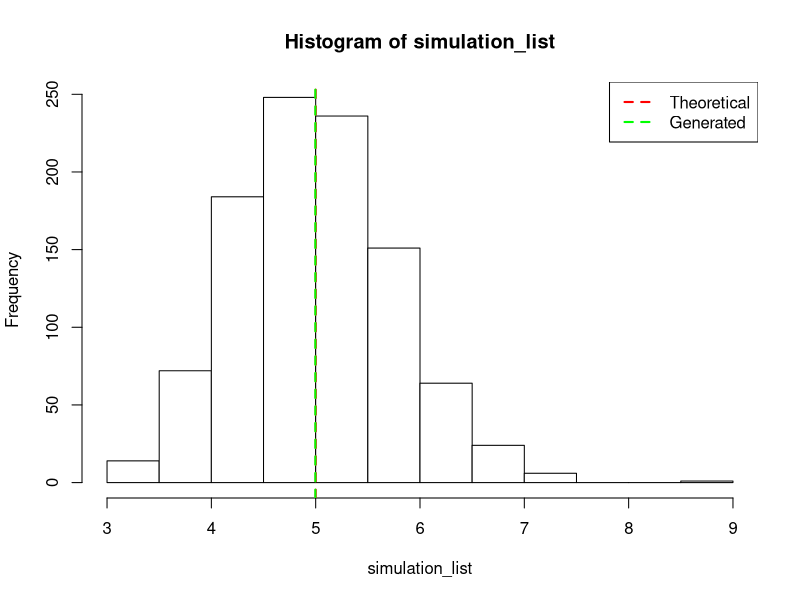

Reproduce this figure in R.
## ---- chunk 1
lambda = 0.2
distributions_num = 40
simulations_num = 1000
simulation_list <- replicate(simulations_num, mean(rexp(distributions_num, lambda)))
## ---- chunk 2
mean_of_simulations <- mean(simulation_list)
theoretical_mean <- 1/lambda
## ---- chunk 3
hist(simulation_list, col='white')
abline(v = c(theoretical_mean, mean_of_simulations), col = c('red', 'green'), lwd = 2, lty = 'dashed')
legend("topright", c('Theoretical', 'Generated'), col = c('red', 'green'), lwd = 2, lty = 'dashed')
## ---- chunk 4
paste("Mean of sim", mean_of_simulations)
paste("Theor mean", theoretical_mean)
## ---- chunk 5
variance_of_simulations <- var(simulation_list)
theoretical_variance <- (1/(lambda)^2)/distributions_num
## ---- chunk 6
paste("var of sim", variance_of_simulations)
paste("Theor var", theoretical_variance)
## ---- chunk 7

